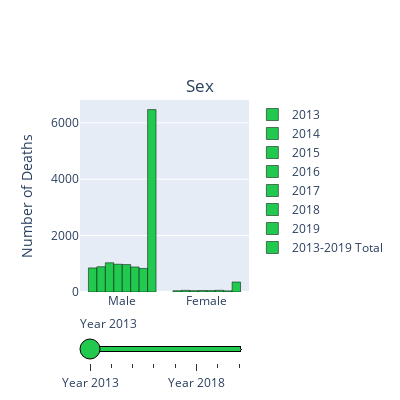
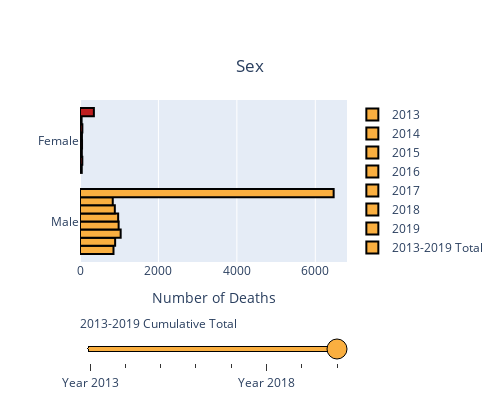

Notebook source saved alongside these figures, in order:
### Code cell
#SEX
data_slider = []
for year in [2013,2014,2015,2016,2017,2018,2019,'Total']:
    if year != 'Total':
        data_each_yr = dict(
                            type='bar',
                            x = fulldb["Victim's gender"].value_counts().index,
                            y=fulldb[fulldb['Year'] == year]["Victim's gender"].value_counts(),
                            hovertemplate = '<b><i>Sex: %{x}</i></b><br><br>Number of Deaths: %{y}<br>Proportion of ' + str(year)  +  ' Total: ' + (round((fulldb[fulldb['Year']==year]["Victim's gender"].value_counts()/len(fulldb[fulldb['Year']==year]["Victim's gender"]))*100,2)).astype(str) + '%<extra></extra>',
                            name = year,
                            marker_color='#22c94f',
                            marker_line_color='black')
    else:
        data_each_yr = dict(
                            type='bar',
                            x = fulldb["Victim's gender"].value_counts().index,
                            y=fulldb["Victim's gender"].value_counts(),
                            hovertemplate = '<b><i>Sex: %{x}</i></b><br><br>Number of Deaths: %{y}<br>Proportion of Total: ' + (round((fulldb["Victim's gender"].value_counts()/len(fulldb["Victim's gender"]))*100,2)).astype(str) + '%<extra></extra>',
                            name = '2013-2019 Total',
                            marker_color='#22c94f',
                            marker_line_color='black')
    data_slider.append(data_each_yr)

steps = []
for i in range(len(data_slider)):
    if i < len(data_slider) - 1:
        step = dict(method='restyle',
                    args=['visible', [False] * len(data_slider)],
                    label='Year {}'.format(i + 2013))
    else:
        step = dict(method='restyle',
                    args=['visible', [False] * len(data_slider)],
                    label='2013-2019 Total')
    step['args'][1][i] = True
    steps.append(step)
    

sliders = [dict(active=0, pad={"t": 20}, steps=steps,bgcolor='#22c94f',bordercolor='black')]

layout = dict(title ={'text':'Sex','x':0.5,'y':0.8},
              yaxis_title = {'text':'Number of Deaths'},
              sliders=sliders,height=400,width=400)

fig = go.Figure(dict(data=data_slider, layout=layout))

fig.show()

data_slider = []
for year in [2013,2014,2015,2016,2017,2018,2019,'Total']:
    if year != 'Total':
        data_each_yr = dict(
                            type='bar',
                            y = fulldb["Victim's gender"].value_counts().index,
                            x=fulldb[fulldb['Year'] == year]["Victim's gender"].value_counts(),
                            hovertemplate = '<b><i>Sex: ' + fulldb["Victim's gender"].value_counts().index +'</i></b><br><br>Number of Deaths: ' + fulldb[fulldb['Year'] == year]["Victim's gender"].value_counts().astype(str) + '<extra></extra>',
                            name = year,
                            marker = dict(color=['#FAAF40','#BE1E20'],line_color='black',line_width=2),
                            orientation = 'h'
                            )
    else:
        data_each_yr = dict(
                            type='bar',
                            y = fulldb["Victim's gender"].value_counts().index,
                            x=fulldb["Victim's gender"].value_counts(),
                            hovertemplate = '<b><i>Sex: ' + fulldb["Victim's gender"].value_counts().index +'</i></b><br><br>Number of Deaths: ' + fulldb["Victim's gender"].value_counts().astype(str)+ '<extra></extra>',
                            name = '2013-2019 Total',
                            marker = dict(color=['#FAAF40','#BE1E20'],line_color='black',line_width=2),
                            orientation = 'h')
    data_slider.append(data_each_yr)

steps = []
for i in range(len(data_slider)):
    if i < len(data_slider) - 1:
        step = dict(method='restyle',
                    args=['visible', [False] * len(data_slider)],
                    label='Year {}'.format(i + 2013))
    else:
        step = dict(method='restyle',
                    args=['visible', [False] * len(data_slider)],
                    label='2013-2019 Cumulative Total')
    step['args'][1][i] = True
    steps.append(step)
    

sliders = [dict(active=7, pad={"t": 50}, steps=steps,bgcolor='#FAAF40',bordercolor='black',activebgcolor='#BE1E20')]

layout = dict(title ={'text':'Sex','x':0.5,'y':0.85},
              xaxis_title = {'text':'Number of Deaths'},
              sliders=sliders,height=400,width=500,
              xaxis_showgrid = True,
              xaxis_nticks = 5)
            

figsex = go.Figure(dict(data=data_slider, layout=layout))


figsex.show()

### Figure 1 — Plotly figure (JSON) as saved in the notebook; plotly's stock layout.template omitted (floating-point values rounded to 4 significant figures)
{"data": [{"hovertemplate": ["<b><i>Sex: %{x}</i></b><br><br>Number of Deaths: %{y}<br>Proportion of 2013 Total: 94.99%<extra></extra>", "<b><i>Sex: %{x}</i></b><br><br>Number of Deaths: %{y}<br>Proportion of 2013 Total: 5.01%<extra></extra>"], "marker": {"color": "#22c94f", "line": {"color": "black"}}, "name": "2013", "type": "bar", "x": ["Male", "Female"], "y": [854, 45]}, {"hovertemplate": ["<b><i>Sex: %{x}</i></b><br><br>Number of Deaths: %{y}<br>Proportion of 2014 Total: 93.82%<extra></extra>", "<b><i>Sex: %{x}</i></b><br><br>Number of Deaths: %{y}<br>Proportion of 2014 Total: 6.18%<extra></extra>"], "marker": {"color": "#22c94f", "line": {"color": "black"}}, "name": "2014", "type": "bar", "x": ["Male", "Female"], "y": [896, 59]}, {"hovertemplate": ["<b><i>Sex: %{x}</i></b><br><br>Number of Deaths: %{y}<br>Proportion of 2015 Total: 95.66%<extra></extra>", "<b><i>Sex: %{x}</i></b><br><br>Number of Deaths: %{y}<br>Proportion of 2015 Total: 4.34%<extra></extra>"], "marker": {"color": "#22c94f", "line": {"color": "black"}}, "name": "2015", "type": "bar", "x": ["Male", "Female"], "y": [1037, 47]}, {"hovertemplate": ["<b><i>Sex: %{x}</i></b><br><br>Number of Deaths: %{y}<br>Proportion of 2016 Total: 94.99%<extra></extra>", "<b><i>Sex: %{x}</i></b><br><br>Number of Deaths: %{y}<br>Proportion of 2016 Total: 5.01%<extra></extra>"], "marker": {"color": "#22c94f", "line": {"color": "black"}}, "name": "2016", "type": "bar", "x": ["Male", "Female"], "y": [985, 52]}, {"hovertemplate": ["<b><i>Sex: %{x}</i></b><br><br>Number of Deaths: %{y}<br>Proportion of 2017 Total: 95.11%<extra></extra>", "<b><i>Sex: %{x}</i></b><br><br>Number of Deaths: %{y}<br>Proportion of 2017 Total: 4.89%<extra></extra>"], "marker": {"color": "#22c94f", "line": {"color": "black"}}, "name": "2017", "type": "bar", "x": ["Male", "Female"], "y": [973, 50]}, {"hovertemplate": ["<b><i>Sex: %{x}</i></b><br><br>Number of Deaths: %{y}<br>Proportion of 2018 Total: 93.67%<extra></extra>", "<b><i>Sex: %{x}</i></b><br><br>Number of Deaths: %{y}<br>Proportion of 2018 Total: 6.33%<extra></extra>"], "marker": {"color": "#22c94f", "line": {"color": "black"}}, "name": "2018", "type": "bar", "x": ["Male", "Female"], "y": [888, 60]}, {"hovertemplate": ["<b><i>Sex: %{x}</i></b><br><br>Number of Deaths: %{y}<br>Proportion of 2019 Total: 95.32%<extra></extra>", "<b><i>Sex: %{x}</i></b><br><br>Number of Deaths: %{y}<br>Proportion of 2019 Total: 4.68%<extra></extra>"], "marker": {"color": "#22c94f", "line": {"color": "black"}}, "name": "2019", "type": "bar", "x": ["Male", "Female"], "y": [835, 41]}, {"hovertemplate": ["<b><i>Sex: %{x}</i></b><br><br>Number of Deaths: %{y}<br>Proportion of Total: 94.81%<extra></extra>", "<b><i>Sex: %{x}</i></b><br><br>Number of Deaths: %{y}<br>Proportion of Total: 5.19%<extra></extra>"], "marker": {"color": "#22c94f", "line": {"color": "black"}}, "name": "2013-2019 Total", "type": "bar", "x": ["Male", "Female"], "y": [6468, 354]}], "layout": {"height": 400, "sliders": [{"active": 0, "bgcolor": "#22c94f", "bordercolor": "black", "pad": {"t": 20}, "steps": [{"args": ["visible", [true, false, false, false, false, false, false, false]], "label": "Year 2013", "method": "restyle"}, {"args": ["visible", [false, true, false, false, false, false, false, false]], "label": "Year 2014", "method": "restyle"}, {"args": ["visible", [false, false, true, false, false, false, false, false]], "label": "Year 2015", "method": "restyle"}, {"args": ["visible", [false, false, false, true, false, false, false, false]], "label": "Year 2016", "method": "restyle"}, {"args": ["visible", [false, false, false, false, true, false, false, false]], "label": "Year 2017", "method": "restyle"}, {"args": ["visible", [false, false, false, false, false, true, false, false]], "label": "Year 2018", "method": "restyle"}, {"args": ["visible", [false, false, false, false, false, false, true, false]], "label": "Year 2019", "method": "restyle"}, {"args": ["visible", [false, false, false, false, false, false, false, true]], "label": "2013-2019 Total", "method": "restyle"}]}], "title": {"text": "Sex", "x": 0.5, "y": 0.8}, "width": 400, "yaxis": {"title": {"text": "Number of Deaths"}}}}

### Figure 2 — Plotly figure (JSON) as saved in the notebook; plotly's stock layout.template omitted (floating-point values rounded to 4 significant figures)
{"data": [{"hovertemplate": ["<b><i>Sex: Male</i></b><br><br>Number of Deaths: 854<extra></extra>", "<b><i>Sex: Female</i></b><br><br>Number of Deaths: 45<extra></extra>"], "marker": {"color": ["#FAAF40", "#BE1E20"], "line": {"color": "black", "width": 2}}, "name": "2013", "orientation": "h", "type": "bar", "x": [854, 45], "y": ["Male", "Female"]}, {"hovertemplate": ["<b><i>Sex: Male</i></b><br><br>Number of Deaths: 896<extra></extra>", "<b><i>Sex: Female</i></b><br><br>Number of Deaths: 59<extra></extra>"], "marker": {"color": ["#FAAF40", "#BE1E20"], "line": {"color": "black", "width": 2}}, "name": "2014", "orientation": "h", "type": "bar", "x": [896, 59], "y": ["Male", "Female"]}, {"hovertemplate": ["<b><i>Sex: Male</i></b><br><br>Number of Deaths: 1037<extra></extra>", "<b><i>Sex: Female</i></b><br><br>Number of Deaths: 47<extra></extra>"], "marker": {"color": ["#FAAF40", "#BE1E20"], "line": {"color": "black", "width": 2}}, "name": "2015", "orientation": "h", "type": "bar", "x": [1037, 47], "y": ["Male", "Female"]}, {"hovertemplate": ["<b><i>Sex: Male</i></b><br><br>Number of Deaths: 985<extra></extra>", "<b><i>Sex: Female</i></b><br><br>Number of Deaths: 52<extra></extra>"], "marker": {"color": ["#FAAF40", "#BE1E20"], "line": {"color": "black", "width": 2}}, "name": "2016", "orientation": "h", "type": "bar", "x": [985, 52], "y": ["Male", "Female"]}, {"hovertemplate": ["<b><i>Sex: Male</i></b><br><br>Number of Deaths: 973<extra></extra>", "<b><i>Sex: Female</i></b><br><br>Number of Deaths: 50<extra></extra>"], "marker": {"color": ["#FAAF40", "#BE1E20"], "line": {"color": "black", "width": 2}}, "name": "2017", "orientation": "h", "type": "bar", "x": [973, 50], "y": ["Male", "Female"]}, {"hovertemplate": ["<b><i>Sex: Male</i></b><br><br>Number of Deaths: 888<extra></extra>", "<b><i>Sex: Female</i></b><br><br>Number of Deaths: 60<extra></extra>"], "marker": {"color": ["#FAAF40", "#BE1E20"], "line": {"color": "black", "width": 2}}, "name": "2018", "orientation": "h", "type": "bar", "x": [888, 60], "y": ["Male", "Female"]}, {"hovertemplate": ["<b><i>Sex: Male</i></b><br><br>Number of Deaths: 835<extra></extra>", "<b><i>Sex: Female</i></b><br><br>Number of Deaths: 41<extra></extra>"], "marker": {"color": ["#FAAF40", "#BE1E20"], "line": {"color": "black", "width": 2}}, "name": "2019", "orientation": "h", "type": "bar", "x": [835, 41], "y": ["Male", "Female"]}, {"hovertemplate": ["<b><i>Sex: Male</i></b><br><br>Number of Deaths: 6468<extra></extra>", "<b><i>Sex: Female</i></b><br><br>Number of Deaths: 354<extra></extra>"], "marker": {"color": ["#FAAF40", "#BE1E20"], "line": {"color": "black", "width": 2}}, "name": "2013-2019 Total", "orientation": "h", "type": "bar", "x": [6468, 354], "y": ["Male", "Female"]}], "layout": {"height": 400, "sliders": [{"active": 7, "activebgcolor": "#BE1E20", "bgcolor": "#FAAF40", "bordercolor": "black", "pad": {"t": 50}, "steps": [{"args": ["visible", [true, false, false, false, false, false, false, false]], "label": "Year 2013", "method": "restyle"}, {"args": ["visible", [false, true, false, false, false, false, false, false]], "label": "Year 2014", "method": "restyle"}, {"args": ["visible", [false, false, true, false, false, false, false, false]], "label": "Year 2015", "method": "restyle"}, {"args": ["visible", [false, false, false, true, false, false, false, false]], "label": "Year 2016", "method": "restyle"}, {"args": ["visible", [false, false, false, false, true, false, false, false]], "label": "Year 2017", "method": "restyle"}, {"args": ["visible", [false, false, false, false, false, true, false, false]], "label": "Year 2018", "method": "restyle"}, {"args": ["visible", [false, false, false, false, false, false, true, false]], "label": "Year 2019", "method": "restyle"}, {"args": ["visible", [false, false, false, false, false, false, false, true]], "label": "2013-2019 Cumulative Total", "method": "restyle"}]}], "title": {"text": "Sex", "x": 0.5, "y": 0.85}, "width": 500, "xaxis": {"nticks": 5, "showgrid": true, "title": {"text": "Number of Deaths"}}}}
